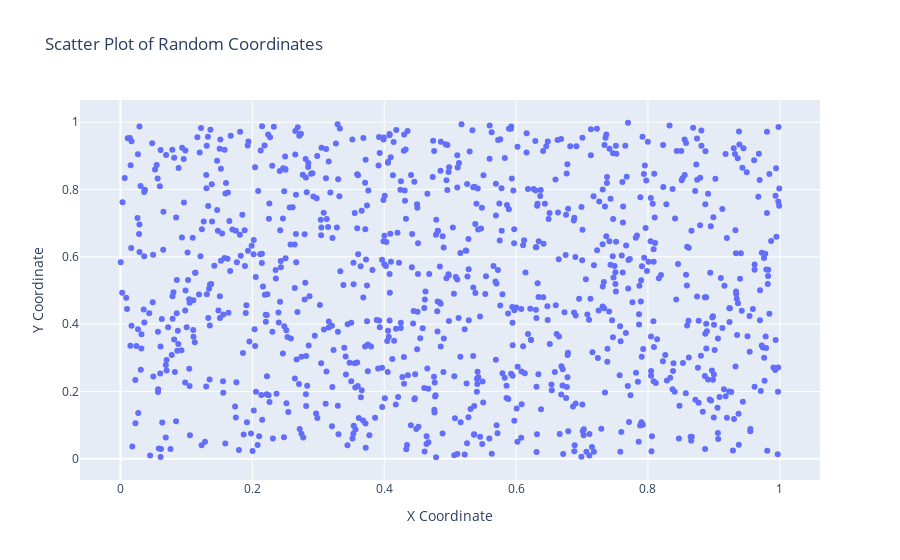

The code cell stored with this chart in its notebook:
### Markdown cell above
1. Write a program to draw a scatter plot for random 1000 x and y coordinates

### Code cell
def generate_random_data(num_points=1000):
    
    
    """
    Description:
        Generates random x and y coordinates.
        
    Parameter:
        num_points (int): Number of random data points to generate. Default is 1000.
        
    Returns:
        tuple: Two numpy arrays containing x and y coordinates.
    """
    
    
    x = np.random.rand(num_points)
    y = np.random.rand(num_points)
    return x, y



def plot_scatter(x, y):
    
    
    """
    Description:
        Generates a scatter plot of x and y coordinates using Plotly.
        
    Parameter:
        x (np.ndarray): Array of x coordinates.
        y (np.ndarray): Array of y coordinates.
        
    Returns:
        None
    """
    
    
    fig = go.Figure(data=go.Scatter(x=x, y=y, mode='markers'))
    fig.update_layout(
        title="Scatter Plot of Random Coordinates",
        xaxis_title="X Coordinate",
        yaxis_title="Y Coordinate"
    )
    fig.show()


def main():

    x, y = generate_random_data()
    plot_scatter(x, y)


if __name__ == "__main__":
    main()

### Figure 1 — Plotly figure (JSON) as saved in the notebook; plotly's stock layout.template omitted (floating-point values rounded to 4 significant figures; data arrays with more than 128 entries replaced by an {"elided": "..."} marker saying what was removed)
{"data": [{"mode": "markers", "type": "scatter", "x": {"elided": "1000 float values"}, "y": {"elided": "1000 float values"}}], "layout": {"title": {"text": "Scatter Plot of Random Coordinates"}, "xaxis": {"title": {"text": "X Coordinate"}}, "yaxis": {"title": {"text": "Y Coordinate"}}}}
